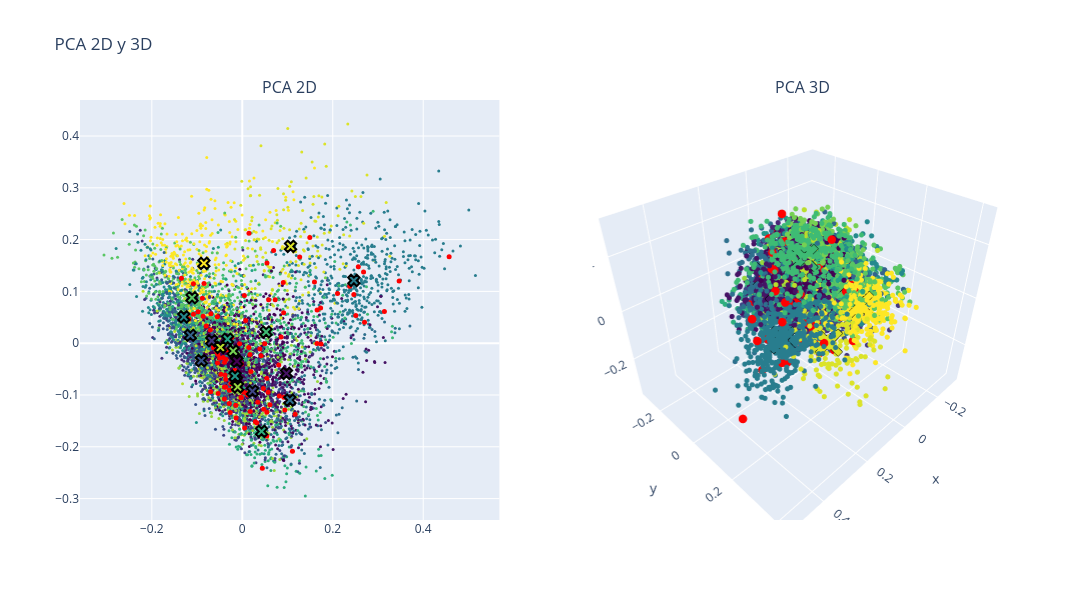

Notebook cell for this chart:
### Code cell
# PCA

# Calcular los centroides de cada cluster
centroides_2d = df.groupby(clustering_method)[['pca2d_1', 'pca2d_2']].mean()
centroides_3d = df.groupby(clustering_method)[['pca3d_1', 'pca3d_2', 'pca3d_3']].mean()

fig = make_subplots(rows=1, cols=2, subplot_titles=("PCA 2D", "PCA 3D"), 
                    specs=[[{"type": "scatter"}, {"type": "scatter3d"}]])

# Puntos normales en 2D
fig.add_trace(
    go.Scatter(x=df['pca2d_1'], y=df['pca2d_2'], mode='markers',
               marker=dict(color=df[clustering_method], colorscale='Viridis', size=3),
               text=["Cluster: " + str(c) + "<br>Titulo: " + t for c, t in zip(df[clustering_method], data['title'])],  
               hovertemplate="%{text}<br>x: %{x}<br>y: %{y}<extra></extra>"),
    row=1, col=1)

# Puntos resaltados en 2D
fig.add_trace(
    go.Scatter(x=df.loc[indices_knn[0], 'pca2d_1'], 
               y=df.loc[indices_knn[0], 'pca2d_2'], 
               mode='markers',
               marker=dict(color='red', size=5, opacity=1), 
               text=["Cluster: " + str(c) + "<br>Titulo: " + t for c, t in zip(df.loc[indices_knn[0], clustering_method], data.loc[indices_knn[0], 'title'])],  
               hovertemplate="%{text}<br>x: %{x}<br>y: %{y}<extra></extra>"),
    row=1, col=1)

# Centroides en 2D
fig.add_trace(
    go.Scatter(x=centroides_2d['pca2d_1'], 
               y=centroides_2d['pca2d_2'], 
               mode='markers',
               marker=dict(symbol='x', color=centroides_2d.index, colorscale='Viridis', size=10, line=dict(color='black', width=2)),
               text=["Centroide: " + str(c) for c in centroides_2d.index],
               hovertemplate="%{text}<br>x: %{x}<br>y: %{y}<extra></extra>"),
    row=1, col=1)

# Puntos normales en 3D
fig.add_trace(
    go.Scatter3d(x=df['pca3d_1'], y=df['pca3d_2'], z=df['pca3d_3'], mode='markers',
                 marker=dict(color=df[clustering_method], colorscale='Viridis', size=3, opacity=1),
                 text=["Cluster: " + str(c) + "<br>Titulo: " + t for c, t in zip(df[clustering_method], data['title'])],  
                 hovertemplate="%{text}<br>x: %{x}<br>y: %{y}<br>z: %{z}<extra></extra>"),
    row=1, col=2)

# Puntos resaltados en 3D
fig.add_trace(
    go.Scatter3d(x=df.loc[indices_knn[0], 'pca3d_1'], 
                 y=df.loc[indices_knn[0], 'pca3d_2'], 
                 z=df.loc[indices_knn[0], 'pca3d_3'], 
                 mode='markers',
                 marker=dict(color='red', size=5, opacity=1), 
                 text=["Cluster: " + str(c) + "<br>Titulo: " + t for c, t in zip(df.loc[indices_knn[0], clustering_method], data.loc[indices_knn[0], 'title'])],  
                 hovertemplate="%{text}<br>x: %{x}<br>y: %{y}<br>z: %{z}<extra></extra>"),
    row=1, col=2)

# Centroides en 3D
fig.add_trace(
    go.Scatter3d(x=centroides_3d['pca3d_1'], 
                 y=centroides_3d['pca3d_2'], 
                 z=centroides_3d['pca3d_3'], 
                 mode='markers',
                 marker=dict(symbol='x', color=centroides_3d.index, colorscale='Viridis', size=10, line=dict(color='black', width=2)),
                 text=["Centroide: " + str(c) for c in centroides_3d.index],
                 hovertemplate="%{text}<br>x: %{x}<br>y: %{y}<br>z: %{z}<extra></extra>"),
    row=1, col=2)

fig.update_layout(height=600, width=1200, title_text="PCA 2D y 3D", showlegend=False)
fig.show()

### Figure 1 — Plotly figure (JSON) as saved in the notebook; plotly's stock layout.template omitted (floating-point values rounded to 4 significant figures; data arrays with more than 128 entries replaced by an {"elided": "..."} marker saying what was removed)
{"data": [{"hovertemplate": "%{text}<br>x: %{x}<br>y: %{y}<extra></extra>", "marker": {"color": {"elided": "6682 int values"}, "colorscale": [[0, "#440154"], [0.1111, "#482878"], [0.2222, "#3e4989"], [0.3333, "#31688e"], [0.4444, "#26828e"], [0.5556, "#1f9e89"], [0.6667, "#35b779"], [0.7778, "#6ece58"], [0.8889, "#b5de2b"], [1, "#fde725"]], "size": 3}, "mode": "markers", "text": {"elided": "6682 str values"}, "type": "scatter", "x": {"elided": "6682 float values"}, "xaxis": "x", "y": {"elided": "6682 float values"}, "yaxis": "y"}, {"hovertemplate": "%{text}<br>x: %{x}<br>y: %{y}<extra></extra>", "marker": {"color": "red", "opacity": 1, "size": 5}, "mode": "markers", "text": ["Cluster: 0<br>Titulo: application of neural network controller and policy gradient reinforcement learning on modular multilevel converter  mmc    a proof of concept", "Cluster: 0<br>Titulo: optimized real time control for modular multilevel converters using adaptive neural networks", "Cluster: 10<br>Titulo: state of charge  soc  balancing of battery modular multilevel management  bm   converter using q learning", "Cluster: 19<br>Titulo: reinforcement learning based modulation for balancing capacitor voltage and thermal stress to enhance current capability of mmcs", "Cluster: 9<br>Titulo: level increased ishe modulation method for modular multilevel converters based on ddpg", "Cluster: 18<br>Titulo: open circuit fault diagnosis for a modular multilevel converter based on hybrid machine learning", "Cluster: 5<br>Titulo: neural network controller based on direct and indirect model predictive for modular multilevel converters", "Cluster: 18<br>Titulo: compound fault diagnosis method of modular multilevel converter based on improved capsule network", "Cluster: 18<br>Titulo: dc short circuit fault detection for mmc hvdc grid based on improved dbn and dc fault current statistical features", "Cluster: 0<br>Titulo: inverse application of artificial intelligence for the control of power converters", "Cluster: 0<br>Titulo: fault diagnosis for modular multilevel converter  mmc  based on deep learning  an edge implementation using binary neural network", "Cluster: 5<br>Titulo: neural network based model predictive control approach for modular multilevel converters", "Cluster: 18<br>Titulo: an open circuit faults diagnosis method based on xg boost used in mmc", "Cluster: 5<br>Titulo: predictor based data driven model free adaptive predictive control of power converters using machine learning", "Cluster: 16<br>Titulo: reinforcement learning based false data injection attacks detector for modular multilevel converters", "Cluster: 5<br>Titulo: machine learning emulation of model predictive control for modular multilevel converters", "Cluster: 0<br>Titulo: machine learning based modeling for real time inferencer in the loop hardware emulation of high speed rail microgrid", "Cluster: 0<br>Titulo: machine learning based modeling for real time inferencer in the loop hardware emulation of high speed rail microgrid", "Cluster: 0<br>Titulo: artificial intelligence applications in the control and performance improvement of modular multilevel converters  a review", "Cluster: 0<br>Titulo: hybrid condition monitoring for power converters  learning based methods with statistical guarantees", "Cluster: 18<br>Titulo: open circuit fault diagnosis for modular multilevel converter using wavelet neural network", "Cluster: 5<br>Titulo: auto tuned model predictive control based neural network controller for modular multilevel converters", "Cluster: 5<br>Titulo: design and analysis of the model predictive control implemented by the ann technique for mmc based rectifier with improved grid adaptability", "Cluster: 12<br>Titulo: ac side impedance based stability assessment in grid forming modular multilevel converters", "Cluster: 18<br>Titulo: igbt open circuit fault diagnosis method for a modular multilevel converter based on pnn md", "Cluster: 19<br>Titulo: a connectionist based approach for reducing the number of voltage sensors in modular multilevel converter", "Cluster: 12<br>Titulo: data driven impedance identification and stability online assessment of dfig based wind farm integration with mmc hvdc", "Cluster: 13<br>Titulo: new power electronic interface combining dc transmission  a medium frequency bus and an ac ac converter to integrate deep sea facilities with the ac grid", "Cluster: 8<br>Titulo: adaptive fault current limiting strategy for flexible dc power grids based on deep neural networks", "Cluster: 0<br>Titulo: health management of power electronics systems", "Cluster: 18<br>Titulo: deep convolution neural network based fault detection and identification for modular multilevel converters", "Cluster: 5<br>Titulo: neural predictor based low switching frequency fcs mpc for mmc with online weighting factors tuning", "Cluster: 19<br>Titulo: distributed neural network observer for submodule capacitor voltage estimation in modular multilevel converters", "Cluster: 18<br>Titulo: application of artificial intelligence to diagnose faults of grid tied solar power systems", "Cluster: 0<br>Titulo: reinforcement learning based method to exploit vulnerabilities of false data injection attack detectors in modular multilevel converters", "Cluster: 18<br>Titulo: fault diagnosis of modular multilevel converter based on  dcnn and lstm network", "Cluster: 3<br>Titulo: machine learning based operating region extension of modular multilevel converters under unbalanced grid faults", "Cluster: 18<br>Titulo: an open circuit fault detection and location strategy for mmc with feature extraction and random forest", "Cluster: 1<br>Titulo: machine learning enhanced predictive control for modular multilevel converters in hvdc transmission systems", "Cluster: 11<br>Titulo: thermal estimation of modular multilevel converter submodule using deep regression on gru and lstm network", "Cluster: 5<br>Titulo: neural network based model predictive controllers for modular multilevel converters", "Cluster: 0<br>Titulo: a novel concept for modular multilevel universal power controller  mupc ", "Cluster: 2<br>Titulo: gwo based pi controller assisted half bridge sub module mmc for hybrid energy system", "Cluster: 12<br>Titulo: transfer learning framework for impedance characterization of modular multilevel converters", "Cluster: 7<br>Titulo: artificial neural network based pi control of battery energy storage system connected with mmc hvdc system", "Cluster: 5<br>Titulo: data driven neural predictors based robust mpc for power converters", "Cluster: 0<br>Titulo: dcscf detection method of mmc dc grid based on statistical feature and dbn softmax", "Cluster: 14<br>Titulo: effective voltage balancing control for modular multilevel converter without current sensors", "Cluster: 0<br>Titulo: power management systems for harmonic elimination using federated learning approach", "Cluster: 12<br>Titulo: on internal stable modes of modular multilevel converters", "Cluster: 5<br>Titulo: bayesian regularization based mpc for a hybrid modular multilevel converter", "Cluster: 6<br>Titulo:  front cover ", "Cluster: 12<br>Titulo: complementing ac and dc terminal stability analyses of mmc with circulating current inner loop impedance model", "Cluster: 7<br>Titulo: small signal modeling of sending end offshore wind power mmc hvdc integration system considering positive and negative sequence separation module", "Cluster: 18<br>Titulo: open circuit fault detection and location in mmcs with multivariate gaussian distribution", "Cluster: 0<br>Titulo: reliability improvement of mmc in energy storage system using ann based sensorless estimation for sub module voltages", "Cluster: 0<br>Titulo: power theory based dimensionality reduction for fault detection and identification in power electronics", "Cluster: 1<br>Titulo: control strategies of mmc hvdc connected to passive networks", "Cluster: 18<br>Titulo: a fast data driven method for submodule open circuit fault localization in a modular multilevel converter", "Cluster: 0<br>Titulo: a novel strategy for dc distribution start up based on mmc", "Cluster: 14<br>Titulo: capacitor monitoring for modular multilevel converters based on intelligent algorithm", "Cluster: 4<br>Titulo: data driven modeling of modular multilevel converters based on hht and cnn lstm am neural network", "Cluster: 0<br>Titulo: a scalable multi input multi level voltage sourced converter", "Cluster: 0<br>Titulo: disortnet  a network protocol with distributed sorting for modular multilevel converters", "Cluster: 16<br>Titulo: neural predictor based dynamic surface predictive control for power converters", "Cluster: 4<br>Titulo: physical mechanism and data hybrid modeling for device level emulation of modular multilevel converter", "Cluster: 13<br>Titulo: online optimization of multi degree of freedom inductor current rms for modular multilevel dual active bridge converter", "Cluster: 14<br>Titulo: an on line capacitor condition monitoring method based on switching frequencies for modular multilevel converters", "Cluster: 12<br>Titulo: transfer learning based online impedance identification for modular multilevel converters", "Cluster: 8<br>Titulo: fault analysis and voltage support strategy through equivalent line impedances for mmcs in ac dc hybrid distribution networks under asymmetrical faults", "Cluster: 7<br>Titulo: mmc based multi terminal hvdc subsea power transmission system with the integration of offshore renewable energy", "Cluster: 10<br>Titulo: estimation of battery parameters in cascaded half bridge converters with reduced voltage sensors", "Cluster: 13<br>Titulo: increasing dc system stability thanks to energy control in mmc based dc dc converters", "Cluster: 18<br>Titulo: an open circuit faults diagnosis method for mmc based on extreme gradient boosting", "Cluster: 13<br>Titulo: reliability and economic evaluation of ac   dc distribution network with sensitive load", "Cluster: 4<br>Titulo: fine grained network decomposition for massively parallel electromagnetic transient simulation of large power systems", "Cluster: 8<br>Titulo: computation of transient short circuit currents analytically in multiport flexible dc transmission system", "Cluster: 8<br>Titulo: fault isolation scheme based on circuit breaker optimization strategy in dc distribution network", "Cluster: 13<br>Titulo: operation principles of quasi z source modular multilevel converters", "Cluster: 7<br>Titulo: alternative control approach for the offshore grid of wind power plants", "Cluster: 0<br>Titulo: denoising and voltage estimation in modular multilevel converters using deep neural networks", "Cluster: 14<br>Titulo: capacitor parameter estimation based on wavelet transform and convolution neural network", "Cluster: 5<br>Titulo: model free sequential predictive control for mmc with variable candidate set", "Cluster: 0<br>Titulo: synthesis of multistage and multilevel converters", "Cluster: 8<br>Titulo: dc fault current calculation and fault level analysis in mmc mvdc system", "Cluster: 0<br>Titulo: detailed modelling and control of a modular multilevel converter with full bridge submodules in a multi terminal high voltage dc network", "Cluster: 8<br>Titulo: research on a novel dc circuit breaker based on artificial current zero crossing", "Cluster: 4<br>Titulo: generic vsc and low level switching control models for offline simulation of vsc hvdc systems", "Cluster: 9<br>Titulo: optimal modulation method for modular multilevel converters in medium voltage dc distribution networks", "Cluster: 0<br>Titulo: improving power quality using spwm control in modular multilevel converters", "Cluster: 11<br>Titulo: silicon carbide enabled medium voltage dc transmission systems for rapid electric vehicle charging in the uk", "Cluster: 4<br>Titulo: supervisory real time multidomain modeling and hardware emulation of fuel cell hybrid electric bus behavioral transients", "Cluster: 8<br>Titulo: providing dc fault ride through capability to h bridge mmc based hvdc networks", "Cluster: 0<br>Titulo: modelling and control of a novel east european multiterminal high voltage dc network", "Cluster: 0<br>Titulo: a generalized switched inductor cell modular multilevel inverter", "Cluster: 13<br>Titulo: investigation of a new alternate arm modular multilevel converter topology for hvdc applications", "Cluster: 8<br>Titulo: fault isolation method for smart dc distribution networks with multiple types of converters", "Cluster: 15<br>Titulo: fault characteristic analysis and simulation of power electronic transformer based on mmc in distribution network", "Cluster: 0<br>Titulo: conducted emi emissions in spwm based control modular multilevel converters", "Cluster: 14<br>Titulo: an improved resnet based method for online assessment of the aging state of mmc sub module capacitors"], "type": "scatter", "x": [-0.07959, -0.05469, -0.04716, -0.08814, -0.1179, 0.1493, -0.03939, 0.0727, 0.1732, -0.001841, 0.04961, -0.03958, 0.1269, -0.02883, -0.03665, -0.03664, -0.002457, -0.002504, -0.02351, 0.03885, 0.2565, -0.02531, 0.06131, 0.04433, 0.1596, -0.1081, 0.1109, 0.09186, 0.2681, 0.01687, 0.05464, -0.06997, -0.1345, 0.1654, -0.01626, 0.09146, -0.09789, 0.0582, 0.05703, -0.01829, -0.05327, 0.002896, -0.01477, 0.05423, 0.1169, -0.01372, 0.08577, -0.108, -0.05007, 0.01756, -0.03917, 0.005115, 0.03428, 0.05422, 0.06921, -0.03365, 0.01432, 0.09399, 0.01479, 0.08066, -0.08461, -0.02278, 0.04659, -0.05417, -0.02666, 0.01912, 0.04151, -0.08646, 0.03237, 0.2702, 0.08182, -0.06366, 0.1742, 0.09067, 0.1652, 0.04747, 0.4573, 0.2375, 0.007435, 0.02896, -0.05609, -0.07062, -0.01448, -0.06287, 0.251, -0.005828, 0.3468, -0.02839, -0.0694, -0.03797, 0.05421, 0.008614, 0.3142, 0.01195, -0.04219, 0.004701, 0.2105, 0.2466, -0.03584, -0.05516], "xaxis": "x", "y": [0.03306, -0.03847, -0.06014, 0.08693, 0.04665, 0.2039, -0.08469, 0.08364, 0.06778, -0.04034, -0.0009109, -0.1078, 0.1665, -0.1163, -0.06967, -0.08502, -0.1056, -0.1046, 0.01093, -0.01131, 0.1475, -0.07839, -0.1187, -0.2415, 0.1182, 0.1147, -0.2088, -0.1045, 0.1375, -0.02162, 0.1547, -0.0938, 0.1255, 0.06384, -0.05224, 0.05884, 0.06058, 0.08398, -0.09474, -0.02794, -0.09738, -0.09465, -0.07185, -0.179, -0.1373, -0.1445, 0.01213, 0.05568, -0.02847, -0.132, -0.03694, -0.1635, -0.114, -0.1331, 0.1791, -0.01331, -0.008128, -0.1291, 0.2124, -0.04207, 0.115, -0.06828, -0.08761, -0.02136, -0.1336, -0.05488, -0.02446, 0.05183, -0.1541, 0.04018, -0.1017, -0.008943, -0.001416, 0.1171, -0.0005473, -0.1276, 0.1669, 0.1101, 0.04397, -0.1515, -0.01719, 0.02551, -0.1199, -0.006082, 0.05343, -0.0009287, 0.1199, -0.09092, 0.05701, -0.06129, -0.06774, -0.09682, 0.06103, -0.1002, -0.02757, 0.09225, 0.09577, 0.09388, -0.03166, 0.05082], "yaxis": "y"}, {"hovertemplate": "%{text}<br>x: %{x}<br>y: %{y}<extra></extra>", "marker": {"color": [0, 1, 2, 3, 4, 5, 6, 7, 8, 9, 10, 11, 12, 13, 14, 15, 16, 17, 18, 19], "colorscale": [[0, "#440154"], [0.1111, "#482878"], [0.2222, "#3e4989"], [0.3333, "#31688e"], [0.4444, "#26828e"], [0.5556, "#1f9e89"], [0.6667, "#35b779"], [0.7778, "#6ece58"], [0.8889, "#b5de2b"], [1, "#fde725"]], "line": {"color": "black", "width": 2}, "size": 10, "symbol": "x"}, "mode": "markers", "text": ["Centroide: 0", "Centroide: 1", "Centroide: 2", "Centroide: 3", "Centroide: 4", "Centroide: 5", "Centroide: 6", "Centroide: 7", "Centroide: 8", "Centroide: 9", "Centroide: 10", "Centroide: 11", "Centroide: 12", "Centroide: 13", "Centroide: 14", "Centroide: 15", "Centroide: 16", "Centroide: 17", "Centroide: 18", "Centroide: 19"], "type": "scatter", "x": [-0.01171, 0.09764, -0.01254, -0.06754, 0.02259, -0.09047, -0.1148, 0.1053, 0.2467, -0.1292, -0.01598, -0.0326, 0.04261, 0.05263, -0.111, -0.02007, -0.01028, -0.04839, 0.1068, -0.08493], "xaxis": "x", "y": [-0.03495, -0.0583, -0.07217, 0.004674, -0.09268, -0.03359, 0.01523, -0.1099, 0.1211, 0.05078, -0.06358, 0.00764, -0.1703, 0.02166, 0.08779, -0.01525, -0.08436, -0.008182, 0.1868, 0.1542], "yaxis": "y"}, {"hovertemplate": "%{text}<br>x: %{x}<br>y: %{y}<br>z: %{z}<extra></extra>", "marker": {"color": {"elided": "6682 int values"}, "colorscale": [[0, "#440154"], [0.1111, "#482878"], [0.2222, "#3e4989"], [0.3333, "#31688e"], [0.4444, "#26828e"], [0.5556, "#1f9e89"], [0.6667, "#35b779"], [0.7778, "#6ece58"], [0.8889, "#b5de2b"], [1, "#fde725"]], "opacity": 1, "size": 3}, "mode": "markers", "scene": "scene", "text": {"elided": "6682 str values"}, "type": "scatter3d", "x": {"elided": "6682 float values"}, "y": {"elided": "6682 float values"}, "z": {"elided": "6682 float values"}}, {"hovertemplate": "%{text}<br>x: %{x}<br>y: %{y}<br>z: %{z}<extra></extra>", "marker": {"color": "red", "opacity": 1, "size": 5}, "mode": "markers", "scene": "scene", "text": ["Cluster: 0<br>Titulo: application of neural network controller and policy gradient reinforcement learning on modular multilevel converter  mmc    a proof of concept", "Cluster: 0<br>Titulo: optimized real time control for modular multilevel converters using adaptive neural networks", "Cluster: 10<br>Titulo: state of charge  soc  balancing of battery modular multilevel management  bm   converter using q learning", "Cluster: 19<br>Titulo: reinforcement learning based modulation for balancing capacitor voltage and thermal stress to enhance current capability of mmcs", "Cluster: 9<br>Titulo: level increased ishe modulation method for modular multilevel converters based on ddpg", "Cluster: 18<br>Titulo: open circuit fault diagnosis for a modular multilevel converter based on hybrid machine learning", "Cluster: 5<br>Titulo: neural network controller based on direct and indirect model predictive for modular multilevel converters", "Cluster: 18<br>Titulo: compound fault diagnosis method of modular multilevel converter based on improved capsule network", "Cluster: 18<br>Titulo: dc short circuit fault detection for mmc hvdc grid based on improved dbn and dc fault current statistical features", "Cluster: 0<br>Titulo: inverse application of artificial intelligence for the control of power converters", "Cluster: 0<br>Titulo: fault diagnosis for modular multilevel converter  mmc  based on deep learning  an edge implementation using binary neural network", "Cluster: 5<br>Titulo: neural network based model predictive control approach for modular multilevel converters", "Cluster: 18<br>Titulo: an open circuit faults diagnosis method based on xg boost used in mmc", "Cluster: 5<br>Titulo: predictor based data driven model free adaptive predictive control of power converters using machine learning", "Cluster: 16<br>Titulo: reinforcement learning based false data injection attacks detector for modular multilevel converters", "Cluster: 5<br>Titulo: machine learning emulation of model predictive control for modular multilevel converters", "Cluster: 0<br>Titulo: machine learning based modeling for real time inferencer in the loop hardware emulation of high speed rail microgrid", "Cluster: 0<br>Titulo: machine learning based modeling for real time inferencer in the loop hardware emulation of high speed rail microgrid", "Cluster: 0<br>Titulo: artificial intelligence applications in the control and performance improvement of modular multilevel converters  a review", "Cluster: 0<br>Titulo: hybrid condition monitoring for power converters  learning based methods with statistical guarantees", "Cluster: 18<br>Titulo: open circuit fault diagnosis for modular multilevel converter using wavelet neural network", "Cluster: 5<br>Titulo: auto tuned model predictive control based neural network controller for modular multilevel converters", "Cluster: 5<br>Titulo: design and analysis of the model predictive control implemented by the ann technique for mmc based rectifier with improved grid adaptability", "Cluster: 12<br>Titulo: ac side impedance based stability assessment in grid forming modular multilevel converters", "Cluster: 18<br>Titulo: igbt open circuit fault diagnosis method for a modular multilevel converter based on pnn md", "Cluster: 19<br>Titulo: a connectionist based approach for reducing the number of voltage sensors in modular multilevel converter", "Cluster: 12<br>Titulo: data driven impedance identification and stability online assessment of dfig based wind farm integration with mmc hvdc", "Cluster: 13<br>Titulo: new power electronic interface combining dc transmission  a medium frequency bus and an ac ac converter to integrate deep sea facilities with the ac grid", "Cluster: 8<br>Titulo: adaptive fault current limiting strategy for flexible dc power grids based on deep neural networks", "Cluster: 0<br>Titulo: health management of power electronics systems", "Cluster: 18<br>Titulo: deep convolution neural network based fault detection and identification for modular multilevel converters", "Cluster: 5<br>Titulo: neural predictor based low switching frequency fcs mpc for mmc with online weighting factors tuning", "Cluster: 19<br>Titulo: distributed neural network observer for submodule capacitor voltage estimation in modular multilevel converters", "Cluster: 18<br>Titulo: application of artificial intelligence to diagnose faults of grid tied solar power systems", "Cluster: 0<br>Titulo: reinforcement learning based method to exploit vulnerabilities of false data injection attack detectors in modular multilevel converters", "Cluster: 18<br>Titulo: fault diagnosis of modular multilevel converter based on  dcnn and lstm network", "Cluster: 3<br>Titulo: machine learning based operating region extension of modular multilevel converters under unbalanced grid faults", "Cluster: 18<br>Titulo: an open circuit fault detection and location strategy for mmc with feature extraction and random forest", "Cluster: 1<br>Titulo: machine learning enhanced predictive control for modular multilevel converters in hvdc transmission systems", "Cluster: 11<br>Titulo: thermal estimation of modular multilevel converter submodule using deep regression on gru and lstm network", "Cluster: 5<br>Titulo: neural network based model predictive controllers for modular multilevel converters", "Cluster: 0<br>Titulo: a novel concept for modular multilevel universal power controller  mupc ", "Cluster: 2<br>Titulo: gwo based pi controller assisted half bridge sub module mmc for hybrid energy system", "Cluster: 12<br>Titulo: transfer learning framework for impedance characterization of modular multilevel converters", "Cluster: 7<br>Titulo: artificial neural network based pi control of battery energy storage system connected with mmc hvdc system", "Cluster: 5<br>Titulo: data driven neural predictors based robust mpc for power converters", "Cluster: 0<br>Titulo: dcscf detection method of mmc dc grid based on statistical feature and dbn softmax", "Cluster: 14<br>Titulo: effective voltage balancing control for modular multilevel converter without current sensors", "Cluster: 0<br>Titulo: power management systems for harmonic elimination using federated learning approach", "Cluster: 12<br>Titulo: on internal stable modes of modular multilevel converters", "Cluster: 5<br>Titulo: bayesian regularization based mpc for a hybrid modular multilevel converter", "Cluster: 6<br>Titulo:  front cover ", "Cluster: 12<br>Titulo: complementing ac and dc terminal stability analyses of mmc with circulating current inner loop impedance model", "Cluster: 7<br>Titulo: small signal modeling of sending end offshore wind power mmc hvdc integration system considering positive and negative sequence separation module", "Cluster: 18<br>Titulo: open circuit fault detection and location in mmcs with multivariate gaussian distribution", "Cluster: 0<br>Titulo: reliability improvement of mmc in energy storage system using ann based sensorless estimation for sub module voltages", "Cluster: 0<br>Titulo: power theory based dimensionality reduction for fault detection and identification in power electronics", "Cluster: 1<br>Titulo: control strategies of mmc hvdc connected to passive networks", "Cluster: 18<br>Titulo: a fast data driven method for submodule open circuit fault localization in a modular multilevel converter", "Cluster: 0<br>Titulo: a novel strategy for dc distribution start up based on mmc", "Cluster: 14<br>Titulo: capacitor monitoring for modular multilevel converters based on intelligent algorithm", "Cluster: 4<br>Titulo: data driven modeling of modular multilevel converters based on hht and cnn lstm am neural network", "Cluster: 0<br>Titulo: a scalable multi input multi level voltage sourced converter", "Cluster: 0<br>Titulo: disortnet  a network protocol with distributed sorting for modular multilevel converters", "Cluster: 16<br>Titulo: neural predictor based dynamic surface predictive control for power converters", "Cluster: 4<br>Titulo: physical mechanism and data hybrid modeling for device level emulation of modular multilevel converter", "Cluster: 13<br>Titulo: online optimization of multi degree of freedom inductor current rms for modular multilevel dual active bridge converter", "Cluster: 14<br>Titulo: an on line capacitor condition monitoring method based on switching frequencies for modular multilevel converters", "Cluster: 12<br>Titulo: transfer learning based online impedance identification for modular multilevel converters", "Cluster: 8<br>Titulo: fault analysis and voltage support strategy through equivalent line impedances for mmcs in ac dc hybrid distribution networks under asymmetrical faults", "Cluster: 7<br>Titulo: mmc based multi terminal hvdc subsea power transmission system with the integration of offshore renewable energy", "Cluster: 10<br>Titulo: estimation of battery parameters in cascaded half bridge converters with reduced voltage sensors", "Cluster: 13<br>Titulo: increasing dc system stability thanks to energy control in mmc based dc dc converters", "Cluster: 18<br>Titulo: an open circuit faults diagnosis method for mmc based on extreme gradient boosting", "Cluster: 13<br>Titulo: reliability and economic evaluation of ac   dc distribution network with sensitive load", "Cluster: 4<br>Titulo: fine grained network decomposition for massively parallel electromagnetic transient simulation of large power systems", "Cluster: 8<br>Titulo: computation of transient short circuit currents analytically in multiport flexible dc transmission system", "Cluster: 8<br>Titulo: fault isolation scheme based on circuit breaker optimization strategy in dc distribution network", "Cluster: 13<br>Titulo: operation principles of quasi z source modular multilevel converters", "Cluster: 7<br>Titulo: alternative control approach for the offshore grid of wind power plants", "Cluster: 0<br>Titulo: denoising and voltage estimation in modular multilevel converters using deep neural networks", "Cluster: 14<br>Titulo: capacitor parameter estimation based on wavelet transform and convolution neural network", "Cluster: 5<br>Titulo: model free sequential predictive control for mmc with variable candidate set", "Cluster: 0<br>Titulo: synthesis of multistage and multilevel converters", "Cluster: 8<br>Titulo: dc fault current calculation and fault level analysis in mmc mvdc system", "Cluster: 0<br>Titulo: detailed modelling and control of a modular multilevel converter with full bridge submodules in a multi terminal high voltage dc network", "Cluster: 8<br>Titulo: research on a novel dc circuit breaker based on artificial current zero crossing", "Cluster: 4<br>Titulo: generic vsc and low level switching control models for offline simulation of vsc hvdc systems", "Cluster: 9<br>Titulo: optimal modulation method for modular multilevel converters in medium voltage dc distribution networks", "Cluster: 0<br>Titulo: improving power quality using spwm control in modular multilevel converters", "Cluster: 11<br>Titulo: silicon carbide enabled medium voltage dc transmission systems for rapid electric vehicle charging in the uk", "Cluster: 4<br>Titulo: supervisory real time multidomain modeling and hardware emulation of fuel cell hybrid electric bus behavioral transients", "Cluster: 8<br>Titulo: providing dc fault ride through capability to h bridge mmc based hvdc networks", "Cluster: 0<br>Titulo: modelling and control of a novel east european multiterminal high voltage dc network", "Cluster: 0<br>Titulo: a generalized switched inductor cell modular multilevel inverter", "Cluster: 13<br>Titulo: investigation of a new alternate arm modular multilevel converter topology for hvdc applications", "Cluster: 8<br>Titulo: fault isolation method for smart dc distribution networks with multiple types of converters", "Cluster: 15<br>Titulo: fault characteristic analysis and simulation of power electronic transformer based on mmc in distribution network", "Cluster: 0<br>Titulo: conducted emi emissions in spwm based control modular multilevel converters", "Cluster: 14<br>Titulo: an improved resnet based method for online assessment of the aging state of mmc sub module capacitors"], "type": "scatter3d", "x": [-0.0796, -0.05468, -0.04714, -0.08814, -0.1179, 0.1493, -0.03937, 0.0727, 0.1732, -0.001841, 0.04961, -0.03957, 0.1269, -0.02882, -0.03665, -0.03662, -0.002457, -0.002504, -0.0235, 0.03886, 0.2565, -0.02529, 0.0613, 0.04432, 0.1596, -0.1081, 0.111, 0.09185, 0.2681, 0.01687, 0.05464, -0.06995, -0.1345, 0.1654, -0.01626, 0.09146, -0.09789, 0.0582, 0.05703, -0.01829, -0.05325, 0.002881, -0.01477, 0.05423, 0.1169, -0.01371, 0.08577, -0.108, -0.05008, 0.01756, -0.03914, 0.005113, 0.03427, 0.05422, 0.06921, -0.03365, 0.01432, 0.09398, 0.01479, 0.08066, -0.08462, -0.02277, 0.04659, -0.05416, -0.02665, 0.01912, 0.04152, -0.08645, 0.03238, 0.2702, 0.08182, -0.06363, 0.1742, 0.09068, 0.1652, 0.04747, 0.4573, 0.2375, 0.007437, 0.02897, -0.05609, -0.07061, -0.01448, -0.06289, 0.251, -0.00583, 0.3468, -0.02838, -0.06941, -0.03798, 0.05421, 0.008618, 0.3142, 0.01195, -0.0422, 0.004702, 0.2105, 0.2466, -0.03584, -0.05516], "y": [0.0331, -0.03852, -0.06023, 0.08692, 0.04662, 0.2038, -0.08472, 0.0836, 0.06768, -0.04036, -0.0009396, -0.1078, 0.1663, -0.1163, -0.06966, -0.08505, -0.1056, -0.1046, 0.0109, -0.01138, 0.1473, -0.0784, -0.1187, -0.2415, 0.1181, 0.1148, -0.2089, -0.1044, 0.1374, -0.02162, 0.1547, -0.09386, 0.1256, 0.06369, -0.05223, 0.05875, 0.06054, 0.08395, -0.09476, -0.02794, -0.09739, -0.09459, -0.07198, -0.1791, -0.1374, -0.1445, 0.01208, 0.05564, -0.02844, -0.132, -0.03698, -0.1636, -0.114, -0.1331, 0.179, -0.01337, -0.008147, -0.129, 0.2124, -0.04206, 0.1149, -0.06833, -0.08761, -0.02134, -0.1337, -0.05495, -0.0245, 0.05171, -0.1543, 0.04007, -0.1017, -0.009123, -0.001537, 0.117, -0.0005363, -0.1276, 0.1668, 0.11, 0.04393, -0.1515, -0.01719, 0.0254, -0.1199, -0.00593, 0.05335, -0.000861, 0.1198, -0.09088, 0.05693, -0.06132, -0.06771, -0.0968, 0.06106, -0.1002, -0.02751, 0.09235, 0.09575, 0.09386, -0.0317, 0.05072], "z": [-0.08577, 0.007114, 0.02654, -0.02784, -0.0693, -0.05578, -0.106, -0.1094, -0.1045, -0.03444, -0.01471, -0.1249, -0.1311, -0.09837, -0.05026, -0.102, 0.01708, 0.01701, -0.05943, -0.07109, -0.1053, -0.1336, -0.1067, -0.08624, -0.1088, -0.005425, -0.1293, 0.1753, -0.1047, 0.02147, -0.1233, -0.07587, -0.05561, 0.04028, -0.02645, -0.08712, -0.1547, -0.0874, -0.05425, -0.08549, -0.147, 0.07071, 0.1121, -0.1174, 0.01483, -0.1211, -0.02585, -0.03528, 0.03025, -0.1268, -0.1289, 0.1411, -0.1463, -0.1078, -0.1463, 0.01109, -0.04593, -0.1465, -0.118, 0.02459, 0.03959, -0.0754, 0.2535, -0.01857, -0.1241, -0.07704, 0.0257, -0.06125, -0.1734, -0.1954, 0.1205, -0.006895, 0.1377, -0.1163, 0.1295, -0.0008361, -0.1896, 0.02299, 0.08955, 0.04137, 0.01756, -0.04296, -0.1736, 0.127, -0.06744, 0.02098, 0.01732, -0.0004084, 0.04408, 0.03831, 0.1639, -0.04115, 0.04865, -0.003058, 0.06686, 0.2115, 0.07553, 0.1325, 0.02208, -0.06187]}, {"hovertemplate": "%{text}<br>x: %{x}<br>y: %{y}<br>z: %{z}<extra></extra>", "marker": {"color": [0, 1, 2, 3, 4, 5, 6, 7, 8, 9, 10, 11, 12, 13, 14, 15, 16, 17, 18, 19], "colorscale": [[0, "#440154"], [0.1111, "#482878"], [0.2222, "#3e4989"], [0.3333, "#31688e"], [0.4444, "#26828e"], [0.5556, "#1f9e89"], [0.6667, "#35b779"], [0.7778, "#6ece58"], [0.8889, "#b5de2b"], [1, "#fde725"]], "line": {"color": "black", "width": 2}, "size": 10, "symbol": "x"}, "mode": "markers", "scene": "scene", "text": ["Centroide: 0", "Centroide: 1", "Centroide: 2", "Centroide: 3", "Centroide: 4", "Centroide: 5", "Centroide: 6", "Centroide: 7", "Centroide: 8", "Centroide: 9", "Centroide: 10", "Centroide: 11", "Centroide: 12", "Centroide: 13", "Centroide: 14", "Centroide: 15", "Centroide: 16", "Centroide: 17", "Centroide: 18", "Centroide: 19"], "type": "scatter3d", "x": [-0.01171, 0.09763, -0.01255, -0.06754, 0.02259, -0.09045, -0.1148, 0.1053, 0.2467, -0.1292, -0.01597, -0.03259, 0.04261, 0.05264, -0.111, -0.02007, -0.01028, -0.0484, 0.1068, -0.08494], "y": [-0.03494, -0.05825, -0.07226, 0.004713, -0.09267, -0.03361, 0.0152, -0.1099, 0.1211, 0.05078, -0.06369, 0.007645, -0.1704, 0.02164, 0.08775, -0.01528, -0.08435, -0.008088, 0.1868, 0.1542], "z": [0.04225, -0.0004239, 0.09205, -0.1218, -0.1051, -0.1429, 0.0471, 0.03627, -0.0348, 0.01889, 0.07593, 0.03154, -0.1402, 0.138, -0.01259, 0.1258, -0.06341, 0.08787, -0.08705, -0.04836]}], "layout": {"annotations": [{"font": {"size": 16}, "showarrow": false, "text": "PCA 2D", "x": 0.225, "xanchor": "center", "xref": "paper", "y": 1, "yanchor": "bottom", "yref": "paper"}, {"font": {"size": 16}, "showarrow": false, "text": "PCA 3D", "x": 0.775, "xanchor": "center", "xref": "paper", "y": 1, "yanchor": "bottom", "yref": "paper"}], "height": 600, "scene": {"domain": {"x": [0.55, 1], "y": [0, 1]}}, "showlegend": false, "title": {"text": "PCA 2D y 3D"}, "width": 1200, "xaxis": {"anchor": "y", "domain": [0, 0.45]}, "yaxis": {"anchor": "x", "domain": [0, 1]}}}
